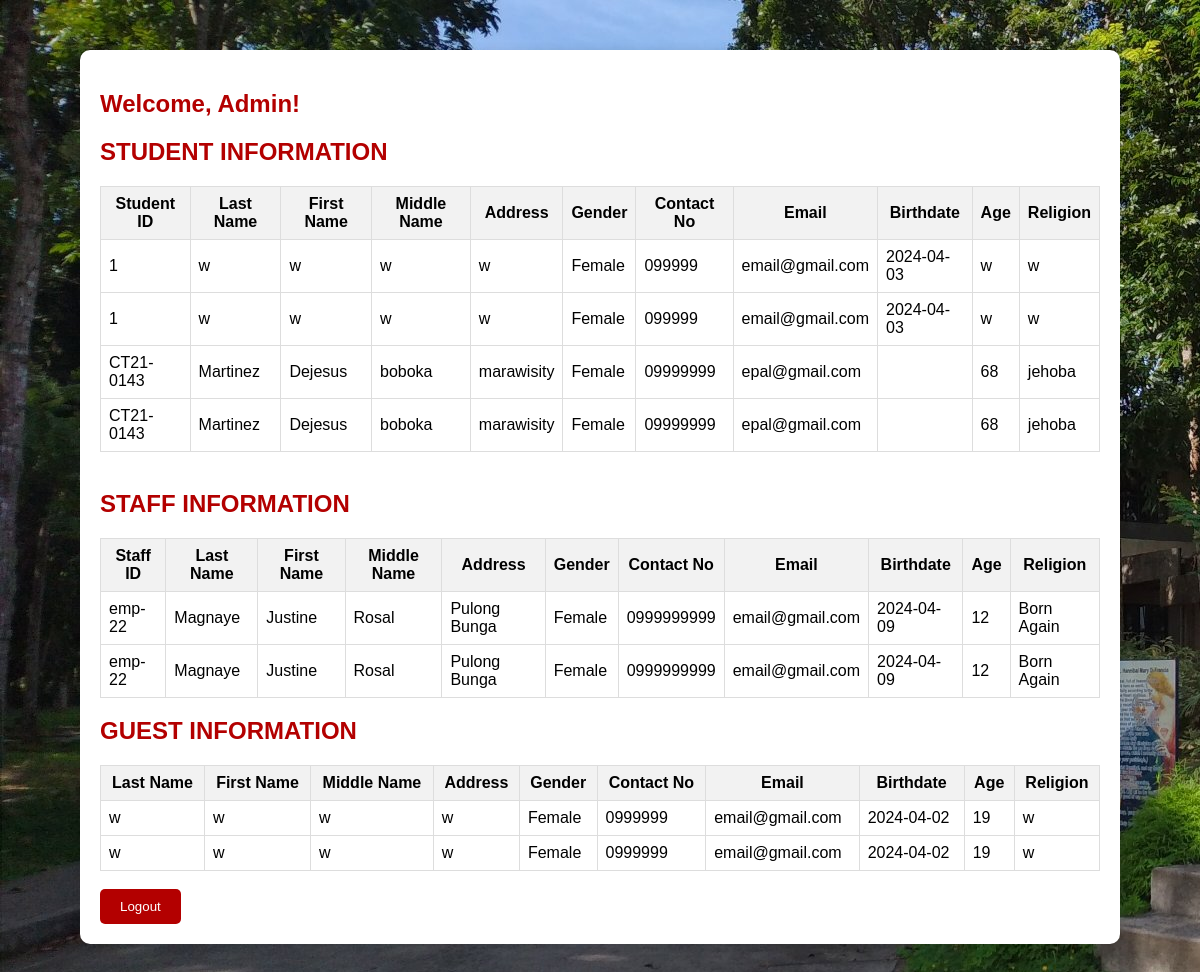
The app's page /PracticalMidterm/display.php with its own data.
### tables this page shows
CREATE TABLE `student` (
  `id` int(100) NOT NULL,
  `student_id` varchar(200) NOT NULL,
  `last_name` varchar(200) NOT NULL,
  `first_name` varchar(200) NOT NULL,
  `middle_name` varchar(200) NOT NULL,
  `address` varchar(200) NOT NULL,
  `gender` varchar(200) NOT NULL,
  `contact_no` varchar(200) NOT NULL,
  `email` varchar(200) NOT NULL,
  `birthdate` varchar(200) NOT NULL,
  `age` varchar(200) NOT NULL,
  `religion` varchar(200) NOT NULL
);

CREATE TABLE `staff` (
  `id` int(100) NOT NULL,
  `staff_id` varchar(200) NOT NULL,
  `last_name` varchar(200) NOT NULL,
  `first_name` varchar(200) NOT NULL,
  `middle_name` varchar(200) NOT NULL,
  `address` varchar(200) NOT NULL,
  `gender` varchar(200) NOT NULL,
  `contact_no` varchar(200) NOT NULL,
  `email` varchar(200) NOT NULL,
  `birthdate` varchar(200) NOT NULL,
  `age` varchar(200) NOT NULL,
  `religion` varchar(200) NOT NULL
);

CREATE TABLE `guest` (
  `id` int(100) NOT NULL,
  `last_name` varchar(200) NOT NULL,
  `first_name` varchar(200) NOT NULL,
  `middle_name` varchar(200) NOT NULL,
  `address` varchar(200) NOT NULL,
  `gender` varchar(200) NOT NULL,
  `contact_no` varchar(200) NOT NULL,
  `email` varchar(200) NOT NULL,
  `birthdate` varchar(200) NOT NULL,
  `age` varchar(200) NOT NULL,
  `religion` varchar(200) NOT NULL
);

### PracticalMidterm/display.php (the view, shortened to what this page needs)
<!DOCTYPE html>
<html lang="en">
<head>
</head>
<body>
<div class="container">
  <h2>Welcome, Admin!</h2>
  <h2> STUDENT INFORMATION </h2>
  <?php
  $servername = "localhost";
  $username = "root";
  $password = "";
  $database = "practicalmidterm";
  $conn = new mysqli($servername, $username, $password, $database);
  $check_query = "SELECT * FROM student";
  $run_query = mysqli_query($conn, $check_query);
  if (mysqli_num_rows($run_query) > 0) {
    echo "<table>";
    echo "<tr><th>Student ID</th><th>Last Name</th><th>First Name</th><th>Middle Name</th><th>Address</th><th>Gender</th><th>Contact No</th><th>Email</th><th>Birthdate</th><th>Age</th><th>Religion</th></tr>";
    while($row = mysqli_fetch_array($run_query)) {
      echo "<tr>";
      echo "<td>" . $row['student_id'] . "</td>";
      echo "<td>" . $row['last_name'] . "</td>";
      echo "<td>" . $row['first_name'] . "</td>";
      echo "<td>" . $row['middle_name'] . "</td>";
      echo "<td>" . $row['address'] . "</td>";
      echo "<td>" . $row['gender'] . "</td>";
      echo "<td>" . $row['contact_no'] . "</td>";
      echo "<td>" . $row['email'] . "</td>";
      echo "<td>" . $row['birthdate'] . "</td>";
      echo "<td>" . $row['age'] . "</td>";
      echo "<td>" . $row['religion'] . "</td>";
      echo "</tr>";
    }
    echo "</table>";
  } else {
    echo "No information found.";
  }
  ?><br>
  <h2> STAFF INFORMATION </h2>
  <?php
  $servername = "localhost";
  $username = "root";
  $password = "";
  $database = "practicalmidterm";
  $conn = new mysqli($servername, $username, $password, $database);
  $check_query = "SELECT * FROM staff";
  $run_query = mysqli_query($conn, $check_query);
  if (mysqli_num_rows($run_query) > 0) {
    echo "<table>";
    echo "<tr><th>Staff ID</th><th>Last Name</th><th>First Name</th><th>Middle Name</th><th>Address</th><th>Gender</th><th>Contact No</th><th>Email</th><th>Birthdate</th><th>Age</th><th>Religion</th></tr>";
    while($row = mysqli_fetch_array($run_query)) {
      echo "<tr>";
      echo "<td>" . $row['staff_id'] . "</td>";
      echo "<td>" . $row['last_name'] . "</td>";
      echo "<td>" . $row['first_name'] . "</td>";
      echo "<td>" . $row['middle_name'] . "</td>";
      echo "<td>" . $row['address'] . "</td>";
      echo "<td>" . $row['gender'] . "</td>";
      echo "<td>" . $row['contact_no'] . "</td>";
      echo "<td>" . $row['email'] . "</td>";
      echo "<td>" . $row['birthdate'] . "</td>";
      echo "<td>" . $row['age'] . "</td>";
      echo "<td>" . $row['religion'] . "</td>";
      echo "</tr>";
    }
    echo "</table>";
  } else {
    echo "No information found.";
  }
  ?>
  <h2> GUEST INFORMATION </h2>
  <?php
  $servername = "localhost";
  $username = "root";
  $password = "";
  $database = "practicalmidterm";
  $conn = new mysqli($servername, $username, $password, $database);
  $check_query = "SELECT * FROM guest";
  $run_query = mysqli_query($conn, $check_query);
  if (mysqli_num_rows($run_query) > 0) {
    echo "<table>";
    echo "<tr><th>Last Name</th><th>First Name</th><th>Middle Name</th><th>Address</th><th>Gender</th><th>Contact No</th><th>Email</th><th>Birthdate</th><th>Age</th><th>Religion</th></tr>";
    while($row = mysqli_fetch_array($run_query)) {
      echo "<tr>";
      echo "<td>" . $row['last_name'] . "</td>";
      echo "<td>" . $row['first_name'] . "</td>";
      echo "<td>" . $row['middle_name'] . "</td>";
      echo "<td>" . $row['address'] . "</td>";
      echo "<td>" . $row['gender'] . "</td>";
      echo "<td>" . $row['contact_no'] . "</td>";
      echo "<td>" . $row['email'] . "</td>";
      echo "<td>" . $row['birthdate'] . "</td>";
      echo "<td>" . $row['age'] . "</td>";
      echo "<td>" . $row['religion'] . "</td>";
      echo "</tr>";
    }
    echo "</table>";
  } else {
    echo "No information found.";
  }
  ?>
  <br>
  <button onclick="window.location.href='index.php'">Logout</button>
</div>
</body>
</html>

### PracticalMidterm/display.php (style rules this page uses)
body { font-family: Arial, sans-serif; background-color: #f8f8f8; background-image: url("rc.jpg"); margin: 0; padding: 0; }
.container { max-width: 1000px; margin: 50px auto; padding: 20px; background-color: #fff; border-radius: 10px; box-shadow: 0px 0px 10px 0px rgba(0,0,0,0.1); }
h2 { color: #b30000; }
table { width: 100%; border-collapse: collapse; }
table, th, td { border: 1px solid #ddd; padding: 8px; }
th { background-color: #f2f2f2; }
button { background-color: #b30000; color: #fff; padding: 10px 20px; border: none; border-radius: 5px; cursor: pointer; margin-right: 10px; }

### records on screen
student: student "1", last_name "w", first_name "w", middle_name "w", address "w", gender "Female", contact_no "099999", email "email@gmail.com", birthdate "2024-04-03", age "w", religion "w"
student: student "1", last_name "w", first_name "w", middle_name "w", address "w", gender "Female", contact_no "099999", email "email@gmail.com", birthdate "2024-04-03", age "w", religion "w"
student: student "CT21-0143", last_name "Martinez", first_name "Dejesus", middle_name "boboka", address "marawisity", gender "Female", contact_no "09999999", email "epal@gmail.com", age "68", religion "jehoba"
student: student "CT21-0143", last_name "Martinez", first_name "Dejesus", middle_name "boboka", address "marawisity", gender "Female", contact_no "09999999", email "epal@gmail.com", age "68", religion "jehoba"
staff: staff "emp-22", last_name "Magnaye", first_name "Justine", middle_name "Rosal", address "Pulong Bunga", gender "Female", contact_no "0999999999", email "email@gmail.com", birthdate "2024-04-09", age "12", religion "Born Again"
staff: staff "emp-22", last_name "Magnaye", first_name "Justine", middle_name "Rosal", address "Pulong Bunga", gender "Female", contact_no "0999999999", email "email@gmail.com", birthdate "2024-04-09", age "12", religion "Born Again"
guest: last_name "w", first_name "w", middle_name "w", address "w", gender "Female", contact_no "0999999", email "email@gmail.com", birthdate "2024-04-02", age "19", religion "w"
guest: last_name "w", first_name "w", middle_name "w", address "w", gender "Female", contact_no "0999999", email "email@gmail.com", birthdate "2024-04-02", age "19", religion "w"
